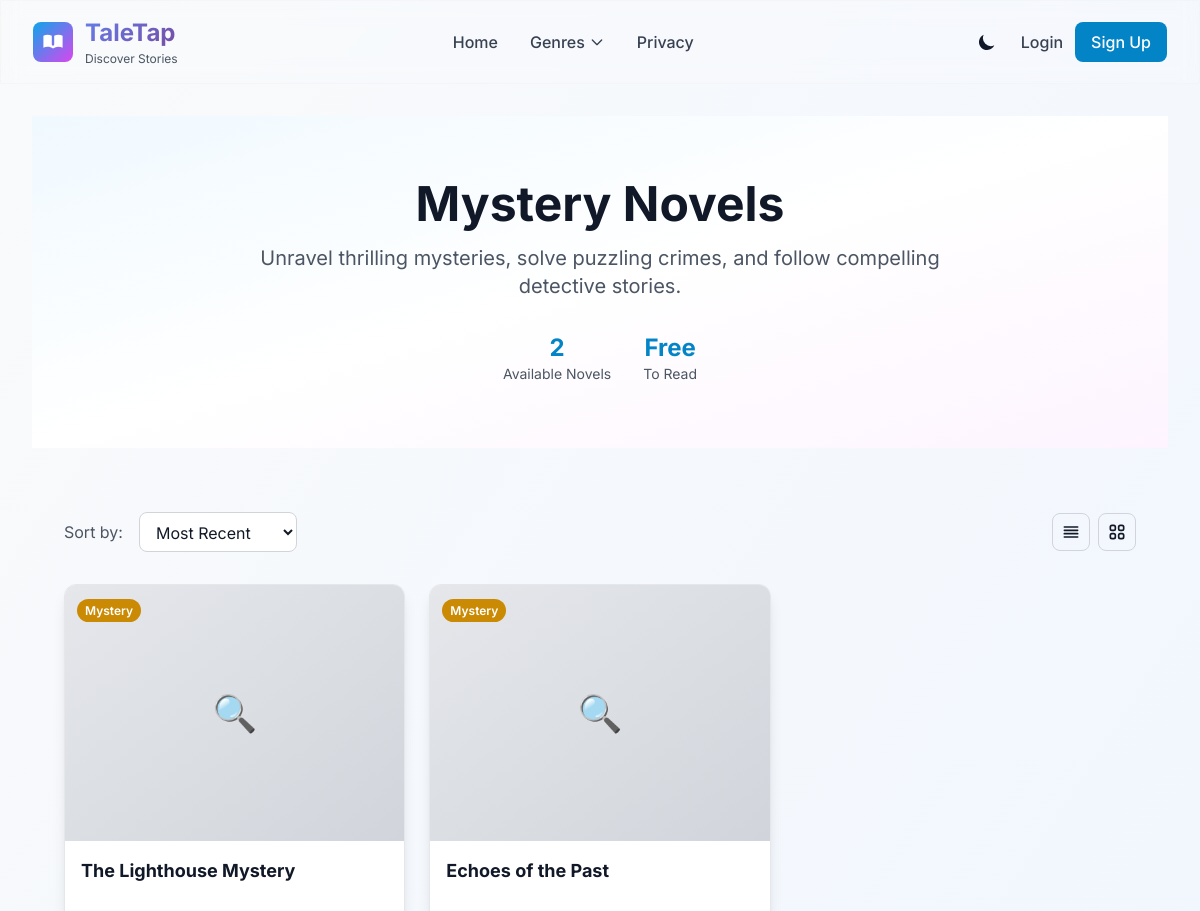
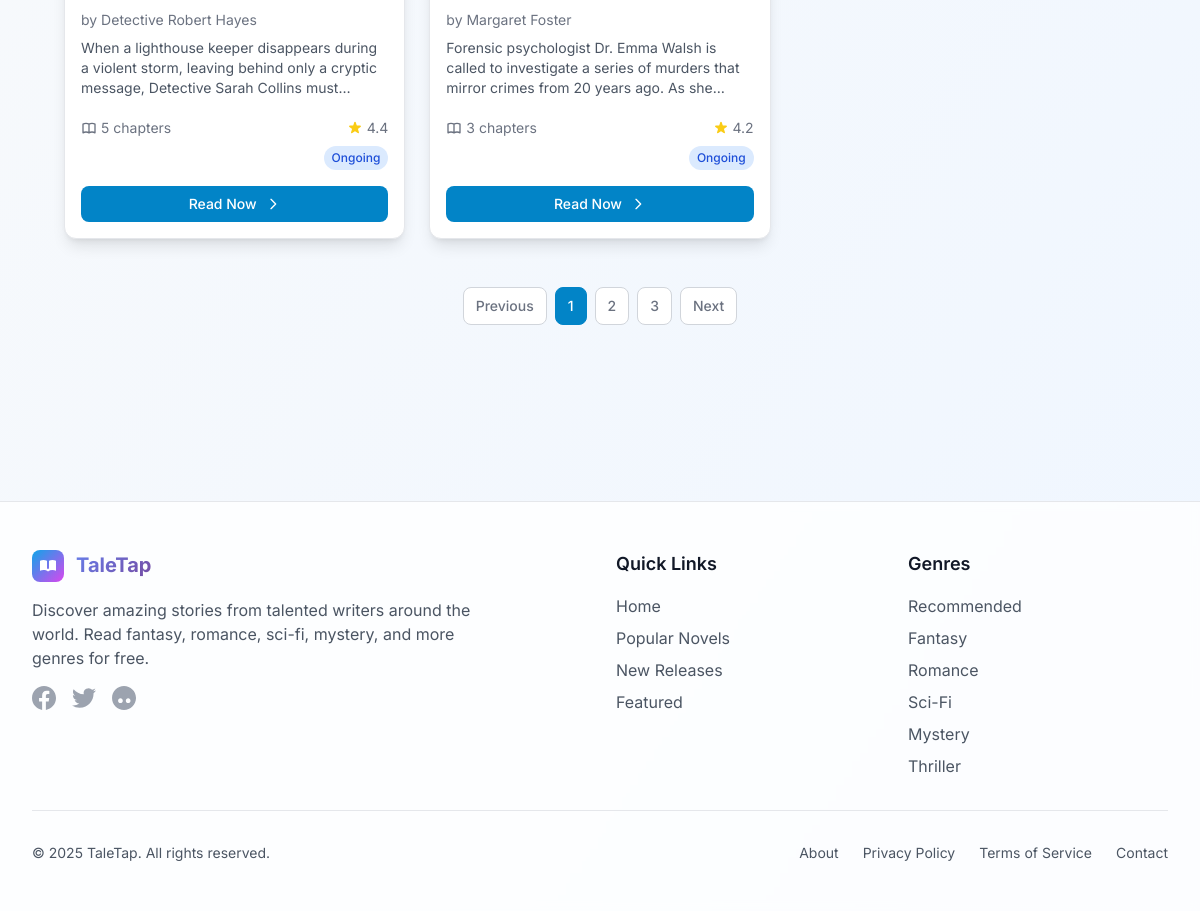
The page /category/Mystery on the database its author committed (2 pictures, top to bottom).
### models.py (models this page shows)
class Novel(db.Model):
    id = db.Column(db.Integer, primary_key=True)
    title = db.Column(db.String(100), nullable=False)
    description = db.Column(db.Text, nullable=False)
    cover_image = db.Column(db.String(200))  # 封面图片路径
    chapters = db.relationship('Chapter', backref='novel', lazy=True)
    category = db.Column(db.String(50))
    author = db.Column(db.String(100), default='Unknown Author')
    rating = db.Column(db.Float, default=0.0)
    total_reads = db.Column(db.Integer, default=0)
    total_bookmarks = db.Column(db.Integer, default=0)
    total_reviews = db.Column(db.Integer, default=0)
    status = db.Column(db.String(20), default='ongoing')  # 'ongoing', 'completed', 'hiatus'
    created_at = db.Column(db.DateTime, default=lambda: datetime.utcnow())
    updated_at = db.Column(db.DateTime, default=lambda: datetime.utcnow(), onupdate=lambda: datetime.utcnow())

### app.py (the view)
@app.route('/category/<string:category>')
def category(category):
    novels = Novel.query.filter_by(category=category).all()
    return render_template('category.html', novels=novels, category=category, meta_description=f"Explore {category} novels on TaleTap.")

### templates/category.html (shortened to what this page needs)
{% extends 'base.html' %}
{% block content %}
<section class="bg-gradient-to-br from-primary-50 via-white to-accent-50 dark:from-gray-900 dark:via-gray-800 dark:to-gray-900 py-16">
    <div class="max-w-7xl mx-auto px-4 sm:px-6 lg:px-8">
        <div class="text-center">
            <h1 class="text-4xl md:text-5xl font-bold text-gray-900 dark:text-white mb-4">
                {{ category }} Novels
            </h1>
            <p class="text-xl text-gray-600 dark:text-gray-300 max-w-3xl mx-auto">
                {% if category == 'Fantasy' %}
                    Embark on magical journeys filled with wizards, dragons, and epic adventures in fantastical realms.
                {% elif category == 'Romance' %}
                    Discover heartwarming love stories that will make you believe in the power of true love.
                {% elif category == 'Recommended' %}
                    Our carefully curated selection of the best novels across all genres, handpicked just for you.
                {% elif category == 'Sci-Fi' %}
                    Explore futuristic worlds, advanced technology, and mind-bending scientific concepts.
                {% elif category == 'Mystery' %}
                    Unravel thrilling mysteries, solve puzzling crimes, and follow compelling detective stories.
                {% elif category == 'Thriller' %}
                    Experience heart-pounding suspense, edge-of-your-seat action, and gripping psychological drama.
                {% else %}
                    Discover amazing stories in the {{ category }} genre.
                {% endif %}
            </p>
            <div class="flex justify-center items-center mt-8 space-x-8">
                <div class="text-center">
                    <div class="text-2xl font-bold text-primary-600 dark:text-primary-400">{{ novels|length }}</div>
                    <div class="text-sm text-gray-600 dark:text-gray-400">Available Novels</div>
                </div>
                <div class="text-center">
                    <div class="text-2xl font-bold text-primary-600 dark:text-primary-400">Free</div>
                    <div class="text-sm text-gray-600 dark:text-gray-400">To Read</div>
                </div>
            </div>
        </div>
    </div>
</section>
<section class="py-16">
    <div class="max-w-7xl mx-auto px-4 sm:px-6 lg:px-8">
        {% if novels %}
            <div class="flex flex-col sm:flex-row justify-between items-start sm:items-center mb-8 gap-4">
                <div class="flex items-center space-x-4">
                    <span class="text-gray-600 dark:text-gray-400">Sort by:</span>
                    <select class="px-3 py-2 border border-gray-300 dark:border-gray-600 rounded-lg bg-white dark:bg-gray-800 text-gray-900 dark:text-white focus:outline-none focus:ring-2 focus:ring-primary-500">
                        <option>Most Recent</option>
                    </select>
                </div>
                <div class="flex items-center space-x-2">
                    <button class="p-2 border border-gray-300 dark:border-gray-600 rounded-lg hover:bg-gray-50 dark:hover:bg-gray-700 transition-colors">
                        <svg class="w-5 h-5" fill="none" stroke="currentColor" viewBox="0 0 24 24">
                            <path stroke-linecap="round" stroke-linejoin="round" stroke-width="2" d="M4 6h16M4 10h16M4 14h16M4 18h16"/>
                        </svg>
                    </button>
                    <button class="p-2 border border-gray-300 dark:border-gray-600 rounded-lg hover:bg-gray-50 dark:hover:bg-gray-700 transition-colors">
                    </button>
                </div>
            </div>
            <div class="grid grid-cols-1 sm:grid-cols-2 lg:grid-cols-3 xl:grid-cols-4 gap-6">
                {% for novel in novels %}
                <article class="novel-card group bg-white dark:bg-gray-800 rounded-xl shadow-lg overflow-hidden hover-lift transition-all duration-300 border border-gray-200 dark:border-gray-700 flex flex-col">
                    <div class="relative overflow-hidden">
                        {% if novel.cover_image %}
                        <img src="{{ url_for('static', filename='img/' + novel.cover_image) }}"
                             alt="{{ novel.title }} cover"
                             class="w-full h-64 object-cover group-hover:scale-105 transition-transform duration-300"
                             loading="lazy">
                        {% else %}
                        <div class="w-full h-64 bg-gradient-to-br
                            {% if category == 'Fantasy' %}from-purple-200 to-purple-300 dark:from-purple-700 dark:to-purple-600{% elif category == 'Romance' %}from-pink-200 to-pink-300 dark:from-pink-700 dark:to-pink-600{% else %}from-gray-200 to-gray-300 dark:from-gray-700 dark:to-gray-600{% endif %}
                            flex items-center justify-center">
                            {% if category == 'Fantasy' %}
                            <span class="text-4xl">🐉</span>
                            {% elif category == 'Romance' %}
                            <span class="text-4xl">💕</span>
                            {% elif category == 'Sci-Fi' %}
                            <span class="text-4xl">🚀</span>
                            {% elif category == 'Mystery' %}
                            <span class="text-4xl">🔍</span>
                            {% elif category == 'Thriller' %}
                            <span class="text-4xl">⚡</span>
                            {% endif %}
                        </div>
                        {% endif %}
                        <div class="absolute top-3 left-3">
                            <span class="px-2 py-1 text-xs font-semibold text-white rounded-full
                                {% if category == 'Fantasy' %}bg-purple-600{% elif category == 'Romance' %}bg-pink-600{% elif category == 'Sci-Fi' %}bg-blue-600{% elif category == 'Mystery' %}bg-yellow-600{% elif category == 'Thriller' %}bg-red-600{% else %}bg-primary-600{% endif %}">
                                {{ novel.category or category }}
                            </span>
                        </div>
                    </div>
                    <div class="p-4 flex flex-col flex-grow">
                        <div class="flex-grow">
                            <h3 class="text-lg font-bold text-gray-900 dark:text-white mb-2 h-14 line-clamp-2 group-hover:text-primary-600 dark:group-hover:text-primary-400 transition-colors">
                                {{ novel.title }}
                            </h3>
                        {% if novel.author %}
                        <p class="text-sm text-gray-500 dark:text-gray-400 mb-2">by {{ novel.author }}</p>
                        {% endif %}
                            <p class="text-gray-600 dark:text-gray-300 text-sm mb-4 h-16 line-clamp-3">
                                {{ novel.description[:150] }}{% if novel.description|length > 150 %}...{% endif %}
                            </p>
                            <div class="flex items-center justify-between text-sm text-gray-500 dark:text-gray-400 mb-2">
                                <div class="flex items-center">
                                    {{ novel.chapters|length or 0 }} chapters
                                </div>
                                {% if novel.rating %}
                                <div class="flex items-center">
                                    {{ novel.rating }}
                                </div>
                                {% endif %}
                            </div>
                            <div class="flex justify-end mb-4">
                                {% if novel.status == 'completed' %}
                                <span class="px-2 py-1 text-xs font-medium text-green-700 bg-green-100 dark:text-green-400 dark:bg-green-900/30 rounded-full">
                                    Completed
                                </span>
                                {% elif novel.status == 'hiatus' %}
                                <span class="px-2 py-1 text-xs font-medium text-yellow-700 bg-yellow-100 dark:text-yellow-400 dark:bg-yellow-900/30 rounded-full">
                                    Hiatus
                                </span>
                                {% else %}
                                <span class="px-2 py-1 text-xs font-medium text-blue-700 bg-blue-100 dark:text-blue-400 dark:bg-blue-900/30 rounded-full">
                                    Ongoing
                                </span>
                                {% endif %}
                            </div>
                        </div>
                        <a href="{{ url_for('novel', novel_id=novel.id) }}"
                           class="inline-flex items-center justify-center w-full px-4 py-2 text-sm font-medium text-white bg-primary-600 hover:bg-primary-700 rounded-lg transition-colors group-hover:shadow-lg mt-auto">
                            Read Now
                            <svg class="w-4 h-4 ml-2" fill="none" stroke="currentColor" viewBox="0 0 24 24">
                                <path stroke-linecap="round" stroke-linejoin="round" stroke-width="2" d="M9 5l7 7-7 7"/>
                            </svg>
                        </a>
                    </div>
                </article>
                {% endfor %}
            </div>
            <div class="flex justify-center mt-12">
                <nav class="flex items-center space-x-2">
                    <button class="px-3 py-2 text-sm font-medium text-gray-500 bg-white border border-gray-300 rounded-lg hover:bg-gray-50 dark:bg-gray-800 dark:border-gray-600 dark:text-gray-400 dark:hover:bg-gray-700">
                        Previous
                    </button>
                    <button class="px-3 py-2 text-sm font-medium text-white bg-primary-600 border border-primary-600 rounded-lg">
                        1
                    </button>
                    <button class="px-3 py-2 text-sm font-medium text-gray-500 bg-white border border-gray-300 rounded-lg hover:bg-gray-50 dark:bg-gray-800 dark:border-gray-600 dark:text-gray-400 dark:hover:bg-gray-700">
                        2
                    </button>
                    <button class="px-3 py-2 text-sm font-medium text-gray-500 bg-white border border-gray-300 rounded-lg hover:bg-gray-50 dark:bg-gray-800 dark:border-gray-600 dark:text-gray-400 dark:hover:bg-gray-700">
                        3
                    </button>
                    <button class="px-3 py-2 text-sm font-medium text-gray-500 bg-white border border-gray-300 rounded-lg hover:bg-gray-50 dark:bg-gray-800 dark:border-gray-600 dark:text-gray-400 dark:hover:bg-gray-700">
                        Next
                    </button>
                </nav>
            </div>
        {% endif %}
    </div>
</section>
{% endblock %}

### templates/base.html (style rules this page uses)
.hover-lift { transition: all 0.3s ease; }
.line-clamp-2 { display: -webkit-box; -webkit-box-orient: vertical; overflow: hidden; }
.line-clamp-3 { display: -webkit-box; -webkit-box-orient: vertical; overflow: hidden; }

### rows shown on the page
Novel: category "Mystery", title "The Lighthouse Mystery", author "Detective Robert Hayes", description "When a lighthouse keeper disappears during a violent storm, leaving behind only a cryptic message, Detective Sarah Collins…", chapters|length "5", rating "4.4", status "Ongoing"
Novel: category "Mystery", title "Echoes of the Past", author "Margaret Foster", description "Forensic psychologist Dr. Emma Walsh is called to investigate a series of murders that mirror crimes from 20 years ago. As…", chapters|length "3", rating "4.2", status "Ongoing"

### other values the page prints
{{ category }} "Mystery"
{{ novels|length }} "2"
